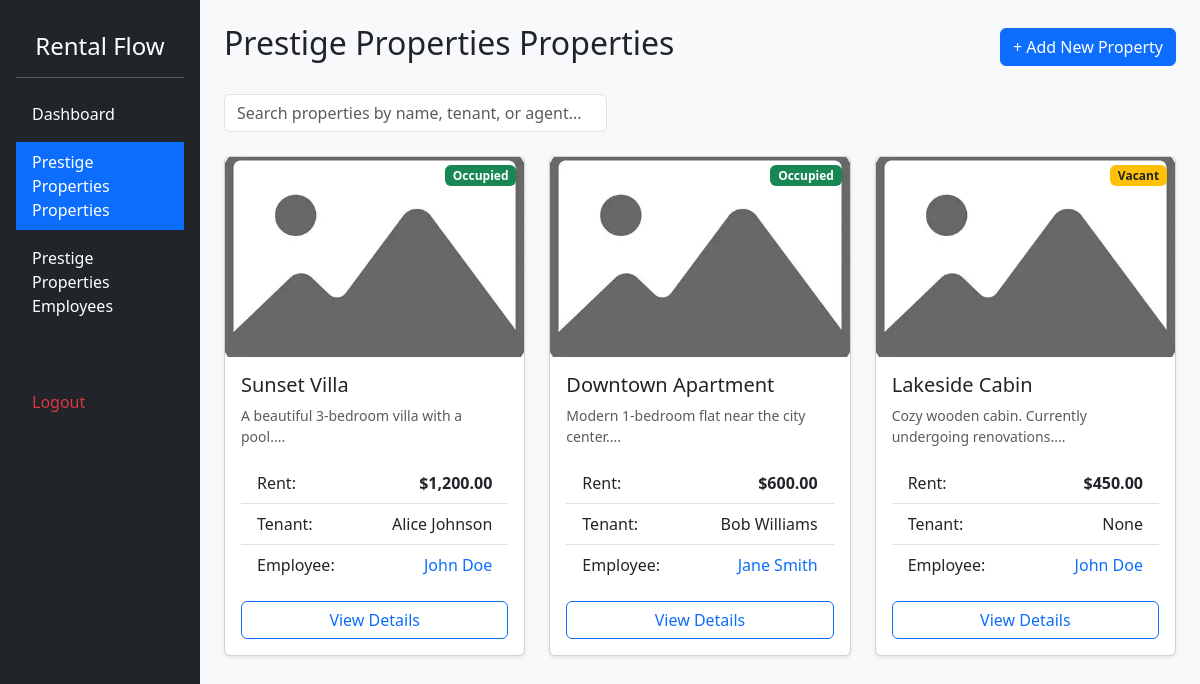
Screenshot of /manage_properties.php (signed in) with the database file from the repository.
### tables this page shows
CREATE TABLE `properties` (
  `property_id` int(11) NOT NULL,
  `property_name` varchar(150) NOT NULL,
  `property_description` text DEFAULT NULL,
  `property_rent` decimal(10,2) NOT NULL,
  `property_revenue` decimal(15,2) DEFAULT 0.00,
  `property_image` varchar(255) DEFAULT 'default.webp',
  `manager_id` int(11) NOT NULL,
  `employee_id` int(11) DEFAULT NULL,
  `tenant_id` int(11) DEFAULT NULL
);

CREATE TABLE `tenants` (
  `tenant_id` int(11) NOT NULL,
  `tenant_name` varchar(100) NOT NULL,
  `tenant_email` varchar(100) NOT NULL,
  `tenant_phone` varchar(20) DEFAULT NULL
);

CREATE TABLE `employees` (
  `employee_id` int(11) NOT NULL,
  `employee_name` varchar(100) NOT NULL,
  `employee_email` varchar(100) NOT NULL,
  `employee_password` varchar(255) DEFAULT NULL,
  `employee_phone` varchar(20) DEFAULT NULL,
  `manager_id` int(11) DEFAULT NULL
);

### manage_properties.php (the view, shortened to what this page needs)
<?php
$manager_id = $_SESSION['user_id'];
$conn = getDBConnection();
$sql = "SELECT p.*, e.employee_name, t.tenant_name
        FROM properties p
        LEFT JOIN employees e ON p.employee_id = e.employee_id
        LEFT JOIN tenants t ON p.tenant_id = t.tenant_id
        WHERE p.manager_id = ?";
$stmt = $conn->prepare($sql);
$stmt->bind_param("i", $manager_id);
$stmt->execute();
$result = $stmt->get_result();
?>
<!DOCTYPE html>
<html lang="en">
<head>
    <link href="https://cdn.jsdelivr.net/npm/bootstrap@5.3.3/dist/css/bootstrap.min.css" rel="stylesheet">
</head>
<body class="bg-light">
<div class="container-fluid">
    <div class="row">
        <nav class="col-md-3 col-lg-2 d-md-block bg-dark sidebar text-white p-3 min-vh-100">
            <h4 class="text-center my-3">Rental Flow</h4>
            <hr>
            <ul class="nav flex-column">
                <li class="nav-item mb-2">
                    <a class="nav-link text-white" href="manager_dashboard.php">Dashboard</a>
                </li>
                <li class="nav-item mb-2">
                    <a class="nav-link text-white active bg-primary" href="manage_properties.php"><?php echo htmlspecialchars($_SESSION['business']) ?>  Properties</a>
                </li>
                <li class="nav-item mb-2">
                    <a class="nav-link text-white" href="manage_employees.php"><?php echo htmlspecialchars($_SESSION['business']) ?>  Employees</a>
                </li>
                <li class="nav-item mt-5">
                    <a class="nav-link text-danger" href="logout.php">Logout</a>
                </li>
            </ul>
        </nav>
        <main class="col-md-9 ms-sm-auto col-lg-10 px-md-4 py-4">
            <div class="d-flex justify-content-between align-items-center mb-4">
                <h2><?php echo htmlspecialchars($_SESSION['business']) ?> Properties</h2>
                <a href="add_properties.php" class="btn btn-primary">
                    + Add New Property
                </a>
            </div>
            <div class="row mb-4">
                <div class="col-md-5">
                    <input type="text" id="searchInput" class="form-control" placeholder="Search properties by name, tenant, or agent...">
                </div>
            </div>
            <div class="row">
                <?php if ($result->num_rows > 0): ?>
                    <?php while($row = $result->fetch_assoc()): ?>
                        <?php
                            $status_class = $row['tenant_id'] ? 'bg-success' : 'bg-warning text-dark';
                            $status_text = $row['tenant_id'] ? 'Occupied' : 'Vacant';
                            $image_path = "uploads/" . $row['property_image'];
                        ?>
                        <div class="col-md-6 col-lg-4 mb-4"> <div class="card shadow-sm h-100">
                                <img src="<?php echo htmlspecialchars($image_path); ?>" class="card-img-top property-img" alt="Property Image">
                                <div class="position-absolute top-0 end-0 m-2 badge <?php echo $status_class; ?>">
                                    <?php echo $status_text; ?>
                                </div>
                                <div class="card-body">
                                    <h5 class="card-title"><?php echo htmlspecialchars($row['property_name']); ?></h5>
                                    <p class="card-text text-muted small">
                                        <?php echo htmlspecialchars(substr($row['property_description'], 0, 80)) . '...'; ?>
                                    </p>
                                    <ul class="list-group list-group-flush mb-3">
                                        <li class="list-group-item d-flex justify-content-between">
                                            <span>Rent:</span>
                                            <strong>$<?php echo number_format($row['property_rent'], 2); ?></strong>
                                        </li>
                                        <li class="list-group-item d-flex justify-content-between">
                                            <span>Tenant:</span>
                                            <span><?php echo $row['tenant_name'] ?? 'None'; ?></span>
                                        </li>
                                        <li class="list-group-item d-flex justify-content-between">
                                            <span>Employee:</span>
                                            <span class="text-primary"><?php echo $row['employee_name'] ?? 'Unassigned'; ?></span>
                                        </li>
                                    </ul>
                                    <div class="d-grid gap-2">
                                        <a href="view_property.php?id=<?php echo $row['property_id']; ?>" class="btn btn-outline-primary">View Details</a>
                                    </div>
                                </div>
                            </div>
                        </div>
                    <?php endwhile; ?>
                <?php endif; ?>
            </div>
        </main>
    </div>
</div>
</body>
</html>

### manage_properties.php (style rules this page uses)
.property-img { height: 200px; object-fit: cover; width: 100%; }

### rows the page displays
properties: property_image (placeholder picture), tenant "Occupied", property_name "Sunset Villa", property_description "A beautiful 3-bedroom villa with a pool.", property_rent "1,200.00", tenant.tenant_name "Alice Johnson", employee.employee_name "John Doe"
properties: property_image (placeholder picture), tenant "Occupied", property_name "Downtown Apartment", property_description "Modern 1-bedroom flat near the city center.", property_rent "600.00", tenant.tenant_name "Bob Williams", employee.employee_name "Jane Smith"
properties: property_image (placeholder picture), tenant "Vacant", property_name "Lakeside Cabin", property_description "Cozy wooden cabin. Currently undergoing renovations.", property_rent "450.00", tenant_name "None", employee.employee_name "John Doe"

### other values shown
$_SESSION['business'] "Prestige Properties"
